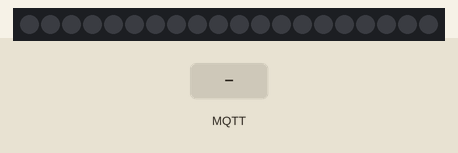
Simulated run of this sketch. Board: ESP8266 (NodeMCU). On the bench: 20 RGB LEDs in strip order, left to right. The inputs (shaded band) are chosen by the test bench. Dim RGB values are drawn brighter than linear; WiFi joins after 1.5 s; servers stay silent unless stated; no MQTT or app messages arrive unless stated; what the sketch prints to the serial monitor is not drawn.

Above: at 2.7 s.
2.8 s: MQTT message "5" arrives on the first subscribed topic
4.3 s: MQTT message "90" arrives on the first subscribed topic
At 4.6 s:
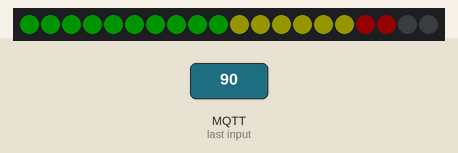
5.8 s: MQTT message "200" arrives on the first subscribed topic
At 6.2 s:
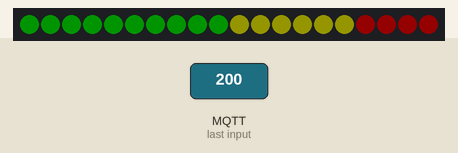
7.3 s: MQTT message "1" arrives on the first subscribed topic
At 7.6 s:
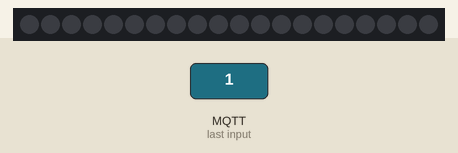
Timing chart, 0 to 9.8 s (numbered marks = the images above; inputs shaded):
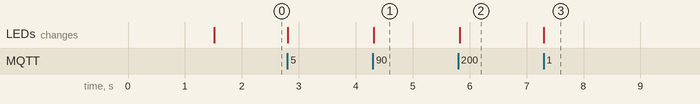

Measured:
- after the input at 4.3 s, the LEDs: change at once (image 1)
- after the input at 5.8 s, the LEDs: change at once (image 2)
- after the input at 7.3 s, the LEDs: change at once (image 3)

The sketch:

DataRateMeter.ino
```cpp
#include <ESP8266WiFi.h>
#include <PubSubClient.h>
#include <Adafruit_NeoPixel.h>

const char* SSID = "<SSID des eigenen WLAN>";
const char* PASSWORD = "<Passwort des eigenen WLAN>";
const char* MQTT_SERVER = "<IP-Adresse oder Namen des MQTT-Brokers>";
const char* CLIENT_ID = "Data-Rate-Meter";
const char* MQTT_TOPIC_DOWNLOAD = "stats/download-data-rate";

const uint8_t NUM_PIXELS = 20;

WiFiClient wifiClient;
PubSubClient mqttClient(wifiClient);
Adafruit_NeoPixel downloadMeter(NUM_PIXELS, D2, NEO_GRB + NEO_KHZ800);

void setupWifi() {
  delay(10);
  Serial.printf("Starte Verbindung mit %s.\n", SSID);
  WiFi.begin(SSID, PASSWORD);
  while (WiFi.status() != WL_CONNECTED) {
    delay(500);
    Serial.print(".");
  }
  Serial.printf("Verbunden mit %s.\n", SSID);
  Serial.printf("IP-Adresse: %s.\n", WiFi.localIP().toString().c_str());
}

void reconnect() {
  while (!mqttClient.connected()) {
    Serial.print("Suche den MQTT-Broker...");
    if (mqttClient.connect(CLIENT_ID)) {
      Serial.printf("verbunden als %s.\n", CLIENT_ID);
      mqttClient.subscribe(MQTT_TOPIC_DOWNLOAD);
    } else {
      Serial.printf("Fehlercode: %d.", mqttClient.state());
      Serial.println(" Neuer Versuch in 5 Sekunden.");
      delay(5000);
    }
  }
}

void handleMessage(char* topic, byte* payload, unsigned int length) {
  Serial.printf("Eingehende Nachricht [%s]: ", topic);
  String message;
  for (uint16_t i = 0; i < length; i++) {
    message += (char)payload[i];
  }
  uint8_t downloadRate = message.toInt();
  Serial.println(downloadRate);
  showDataRate(downloadRate);
}

const uint32_t PIXEL_COLORS[NUM_PIXELS] = {
  // Green
  downloadMeter.Color(0, 20, 0),  downloadMeter.Color(0, 20, 0),
  downloadMeter.Color(0, 20, 0),  downloadMeter.Color(0, 20, 0),
  downloadMeter.Color(0, 20, 0),  downloadMeter.Color(0, 20, 0),
  downloadMeter.Color(0, 20, 0),  downloadMeter.Color(0, 20, 0),
  downloadMeter.Color(0, 20, 0),  downloadMeter.Color(0, 20, 0),
  // Yellow
  downloadMeter.Color(20, 20, 0), downloadMeter.Color(20, 20, 0),
  downloadMeter.Color(20, 20, 0), downloadMeter.Color(20, 20, 0),
  downloadMeter.Color(20, 20, 0), downloadMeter.Color(20, 20, 0),
  // Red
  downloadMeter.Color(20, 0, 0),  downloadMeter.Color(20, 0, 0),
  downloadMeter.Color(20, 0, 0),  downloadMeter.Color(20, 0, 0),
};

void showDataRate(const uint8_t percentage) {
  downloadMeter.clear();
  downloadMeter.show();
  const uint8_t numPixels = round(percentage / 5.0);
  for (uint8_t i = 0; i < numPixels; i++) {
    downloadMeter.setPixelColor(i, PIXEL_COLORS[i]);
    downloadMeter.show();
  }
}

void setup() {
  Serial.begin(115200);
  setupWifi();
  downloadMeter.begin();
  downloadMeter.clear();
  downloadMeter.show();
  mqttClient.setServer(MQTT_SERVER, 1883);
  mqttClient.setCallback(handleMessage);
}

void loop() {
  reconnect();
  mqttClient.loop();
}
```
